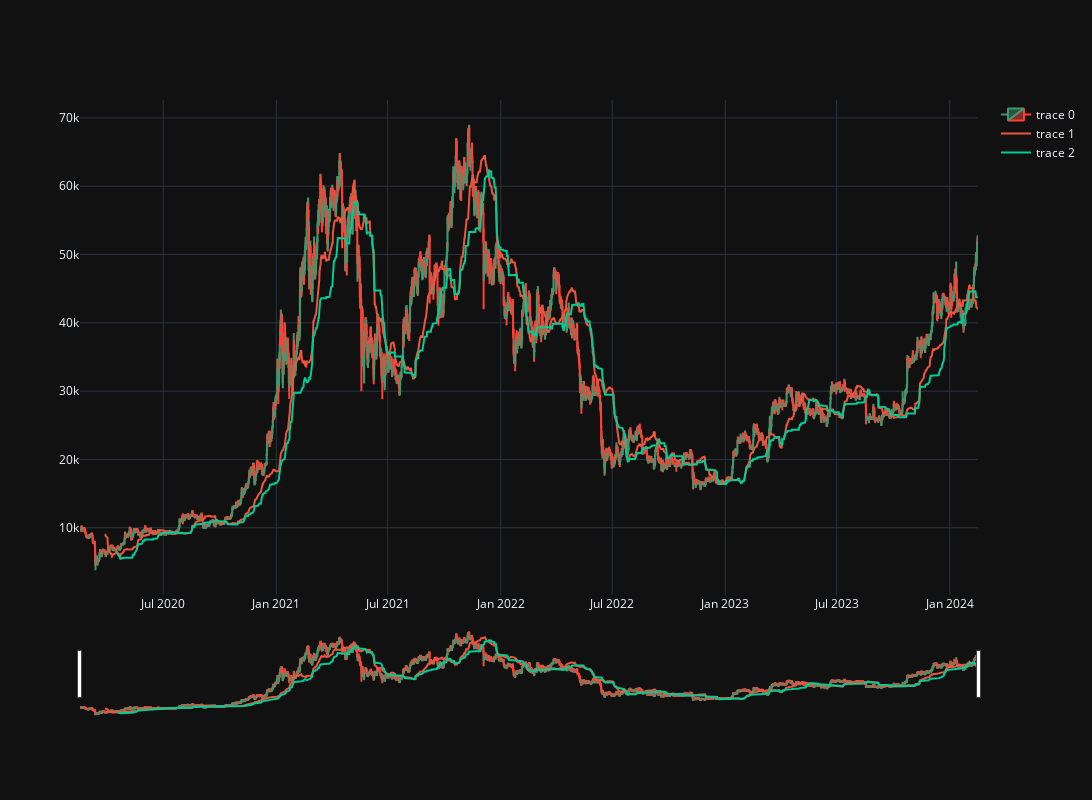

Notebook code for this chart:
### Code cell
ha_df = time_bars('BTCUSDT', '8h')
ha_df = ichimoku(ha_df, 20, 60)

fig = go.Figure(data=[go.Candlestick(x=ha_df['timestamp'],
                open=ha_df['open'],
                high=ha_df['high'],
                low=ha_df['low'],
                close=ha_df['close'])])

# fig.add_trace(trace={'x': ha_df['timestamp'], 'y': ha_df['tenkan']})
# fig.add_trace(trace={'x': ha_df['timestamp'], 'y': ha_df['kijun']})
# fig.add_trace(trace={'x': ha_df['timestamp'], 'y': ha_df['chikou']})
fig.add_trace(trace={'x': ha_df['timestamp'], 'y': ha_df['senkou_a']})
fig.add_trace(trace={'x': ha_df['timestamp'], 'y': ha_df['senkou_b']})

fig.update_layout(
    height=800,
    width=1600,
    # xaxis_rangeslider_visible=False
)
fig.show()

### Figure 1 — Plotly figure (JSON) as saved in the notebook; plotly's stock layout.template omitted (floating-point values rounded to 4 significant figures; data arrays with more than 128 entries replaced by an {"elided": "..."} marker saying what was removed)
{"data": [{"close": {"elided": "4380 float values"}, "high": {"elided": "4380 float values"}, "low": {"elided": "4380 float values"}, "open": {"elided": "4380 float values"}, "x": {"elided": "4380 str values"}, "type": "candlestick"}, {"x": {"elided": "4380 str values"}, "y": {"elided": "4380 float values"}, "type": "scatter"}, {"x": {"elided": "4380 str values"}, "y": {"elided": "4380 float values"}, "type": "scatter"}], "layout": {"height": 800, "width": 1600}}
